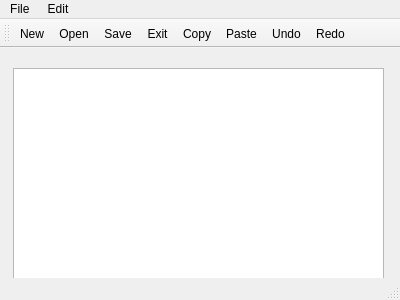
<?xml version="1.0" encoding="UTF-8"?>
<ui version="4.0">
 <class>MainWindow</class>
 <widget class="QMainWindow" name="MainWindow">
  <property name="geometry">
   <rect>
    <x>0</x>
    <y>0</y>
    <width>400</width>
    <height>300</height>
   </rect>
  </property>
  <property name="windowTitle">
   <string>MainWindow</string>
  </property>
  <widget class="QWidget" name="centralWidget">
   <widget class="QTextEdit" name="textEdit">
    <property name="geometry">
     <rect>
      <x>13</x>
      <y>20</y>
      <width>371</width>
      <height>241</height>
     </rect>
    </property>
   </widget>
  </widget>
  <widget class="QMenuBar" name="menuBar">
   <property name="geometry">
    <rect>
     <x>0</x>
     <y>0</y>
     <width>400</width>
     <height>21</height>
    </rect>
   </property>
   <widget class="QMenu" name="menuFile">
    <property name="title">
     <string>File </string>
    </property>
    <addaction name="actionNew"/>
    <addaction name="actionOpen"/>
    <addaction name="actionSave"/>
    <addaction name="actionExit"/>
   </widget>
   <widget class="QMenu" name="menuEdit">
    <property name="title">
     <string>Edit</string>
    </property>
    <addaction name="actionCopy"/>
    <addaction name="actionPaste"/>
    <addaction name="actionUndo"/>
    <addaction name="actionRedo"/>
   </widget>
   <addaction name="menuFile"/>
   <addaction name="menuEdit"/>
  </widget>
  <widget class="QToolBar" name="mainToolBar">
   <attribute name="toolBarArea">
    <enum>TopToolBarArea</enum>
   </attribute>
   <attribute name="toolBarBreak">
    <bool>false</bool>
   </attribute>
   <addaction name="actionNew"/>
   <addaction name="actionOpen"/>
   <addaction name="actionSave"/>
   <addaction name="actionExit"/>
   <addaction name="actionCopy"/>
   <addaction name="actionPaste"/>
   <addaction name="actionUndo"/>
   <addaction name="actionRedo"/>
  </widget>
  <widget class="QStatusBar" name="statusBar"/>
  <action name="actionNew">
   <property name="icon">
    <iconset resource="images.qrc">
     <normaloff>:/Images/Images/new.png</normaloff>:/Images/Images/new.png</iconset>
   </property>
   <property name="text">
    <string>New</string>
   </property>
  </action>
  <action name="actionOpen">
   <property name="icon">
    <iconset resource="images.qrc">
     <normaloff>:/Images/Images/open.png</normaloff>:/Images/Images/open.png</iconset>
   </property>
   <property name="text">
    <string>Open</string>
   </property>
  </action>
  <action name="actionSave">
   <property name="icon">
    <iconset resource="images.qrc">
     <normaloff>:/Images/Images/save.png</normaloff>:/Images/Images/save.png</iconset>
   </property>
   <property name="text">
    <string>Save</string>
   </property>
  </action>
  <action name="actionExit">
   <property name="icon">
    <iconset resource="images.qrc">
     <normaloff>:/Images/Images/exit.png</normaloff>:/Images/Images/exit.png</iconset>
   </property>
   <property name="text">
    <string>Exit</string>
   </property>
  </action>
  <action name="actionCopy">
   <property name="icon">
    <iconset resource="images.qrc">
     <normaloff>:/Images/Images/copy.png</normaloff>:/Images/Images/copy.png</iconset>
   </property>
   <property name="text">
    <string>Copy</string>
   </property>
  </action>
  <action name="actionPaste">
   <property name="icon">
    <iconset resource="images.qrc">
     <normaloff>:/Images/Images/paste.png</normaloff>:/Images/Images/paste.png</iconset>
   </property>
   <property name="text">
    <string>Paste</string>
   </property>
  </action>
  <action name="actionUndo">
   <property name="icon">
    <iconset resource="images.qrc">
     <normaloff>:/Images/Images/undo.png</normaloff>:/Images/Images/undo.png</iconset>
   </property>
   <property name="text">
    <string>Undo</string>
   </property>
  </action>
  <action name="actionRedo">
   <property name="icon">
    <iconset resource="images.qrc">
     <normaloff>:/Images/Images/redo.png</normaloff>:/Images/Images/redo.png</iconset>
   </property>
   <property name="text">
    <string>Redo</string>
   </property>
  </action>
 </widget>
 <layoutdefault spacing="6" margin="11"/>
 <resources>
  <include location="images.qrc"/>
 </resources>
 <connections/>
</ui>
